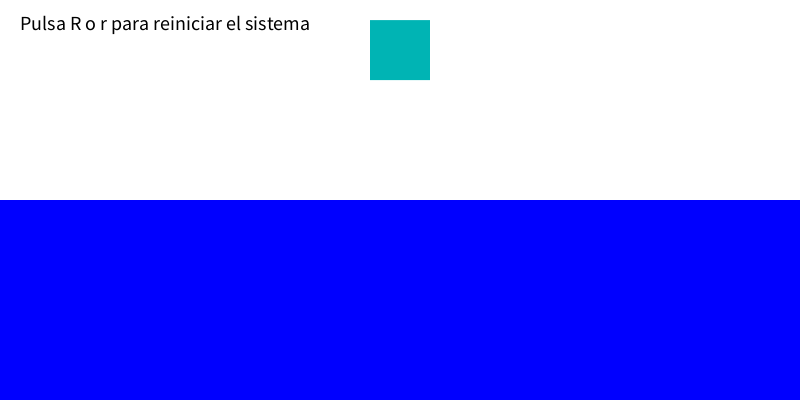
Frame 1 (no input)
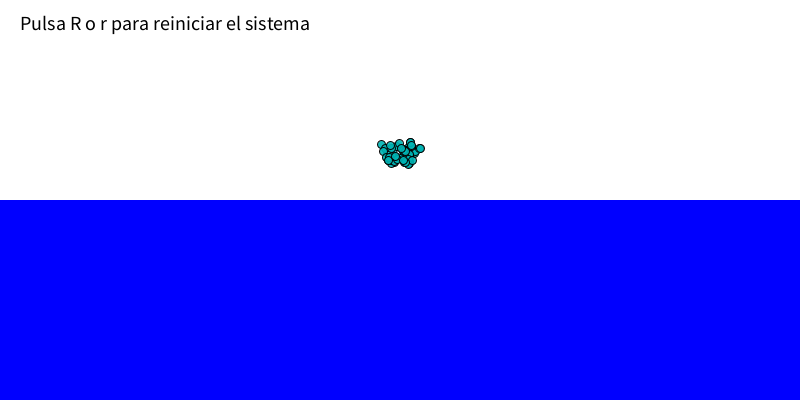
Frame 60 (the mouse pressed at the canvas centre just before this capture)
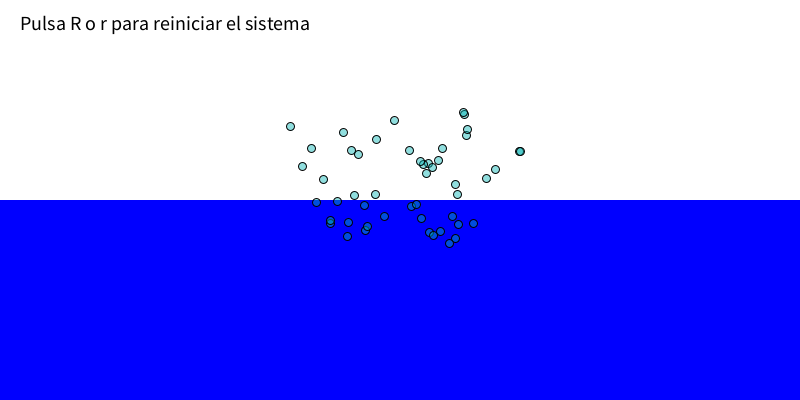
Frame 120 (the mouse held since frame 60 and released just before this capture)

The Processing sketch that drew these frames (run headless with seeded random() and noise(); from frame 60 on, the mouse is pressed at the canvas centre):

// Processing sketch: splash
// ── splash.pde
// Ejercicio 2: Splash
// Autor: Sergi Sanz Sancho

Ice ice;
ParticleSystem ps;

void setup() {
  size(800, 400);
  ice = new Ice(width / 2, 50, 30); // Comienza un poco más alto para que descienda
  ps = new ParticleSystem(new PVector(width / 2, height / 2));
}

void draw() {
  background(255); // Fondo blanco
  fill(0, 0, 255); // Color azul para el agua
  noStroke();
  rect(0, ice.waterLine, width, height - ice.waterLine); // Dibuja el agua

  ice.updateSimulation(ps); // Actualiza el iceberg
  ice.render(); // Dibuja el iceberg si no ha explotado
  addText();
  ps.run(); // Ejecuta y renderiza el sistema de partículas
}

void keyPressed() {
  if (key == 'r' || key == 'R') {
    setup(); // Reiniciar la simulación
  }
}

void addText() {
  textSize(20);
  fill(0);
  text("Pulsa R o r para reiniciar el sistema", 20, 30);
}

// ── Ice.pde
// Class Ice
class Ice {
  PVector loc, vel, accel;
  float rad;
  float mass = 1000; // Masa
  float density = 0.1; // Densidad
  float gravity = 9.801; // Constante gravitatoria
  float timeStep = 0.1;
  PVector gravityVec = new PVector(0.0, gravity);
  float waterLine = height / 2;
  float dragCoeff = 200; // Coeficiente de arrastre
  boolean hasExploded = false; // Controla si ya explotó

  Ice(float x, float y, float radius) {
    loc = new PVector(x, y);
    vel = new PVector(0, 0);
    accel = new PVector(0, 0);
    rad = radius;
  }

  void updateSimulation(ParticleSystem ps) {
    if (!hasExploded) {
      applyForce(computeGravityForce()); // Aplicar gravedad constantemente
      integrate();

      // Checkea si el iceberg alcanza la línea de agua
      if (loc.y + rad >= waterLine) {
        loc.y = waterLine - rad; // Posicionar exactamente en la línea de agua
        explode(ps);
      }
    }
  }

  void explode(ParticleSystem ps) {
    hasExploded = true; // Marcar que ya explotó
    ps.addSplashParticles(loc, 50); // Crear una gran explosión
  }

  PVector computeGravityForce() {
    return PVector.mult(gravityVec, mass);
  }

  void applyForce(PVector force) {
    PVector accelerationIncrement = PVector.div(force, mass);
    accel.add(accelerationIncrement);
  }

  void integrate() {
    vel.add(PVector.mult(accel, timeStep));
    loc.add(PVector.mult(vel, timeStep));
    accel.set(0, 0); // Resetear la aceleración después de cada integración
  }

  void render() {
    if (!hasExploded) {
      fill(0, 180, 180); // Color cyan
      noStroke();
      rect(loc.x - rad, loc.y - rad, 2 * rad, 2 * rad);
    }
  }
}

// ── Particle.pde
// Class Particle
class Particle {
  PVector loc;
  PVector vel;
  PVector accel;
  float lifespan; // Tiempo de vida de la partícula

  Particle(PVector location, PVector velocity) {
    loc = location.copy();
    vel = velocity;
    accel = new PVector(0, 0.05); // Ligera gravedad
    lifespan = 255;
  }

  void update() {
    vel.add(accel);
    loc.add(vel);
    lifespan -= 2.0;
  }

  void render() {
    stroke(0);
    fill(0, 180, 180, lifespan); // Color cyan con transparencia según el tiempo de vida
    ellipse(loc.x, loc.y, 8, 8);
  }

  boolean isDead() {
    return lifespan <= 0;
  }

  void run() {
    update();
    render();
  }
}

// ── ParticleSystem.pde
// Class ParticleSystem
class ParticleSystem {
  ArrayList<Particle> particles;
  PVector origin;

  ParticleSystem(PVector location) {
    origin = location.get();
    particles = new ArrayList<Particle>();
  }

  void addSplashParticles(PVector location, int count) {
    for (int i = 0; i < count; i++) {
      // Crear un ángulo que simule una salpicadura más realista
      float angle = random(PI/4, 3*PI/4); // Limitar el ángulo para una dispersión hacia arriba
      float speed = random(1, 3); // Velocidades moderadas
      PVector vel = new PVector(cos(angle) * speed, -sin(angle) * speed); // Dirección principalmente hacia arriba
      particles.add(new Particle(location, vel)); // Creación de partículas con velocidad
    }
  }

  void run() {
    for (int i = particles.size() - 1; i >= 0; i--) {
      Particle p = particles.get(i);
      p.run();
      if (p.isDead()) {
        particles.remove(i);
      }
    }
  }
}
